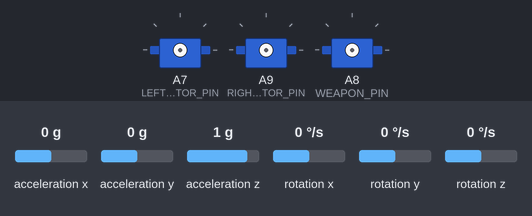
Recording of a sketch running on a simulated Arduino Mega 2560, built with avr-gcc and run on an emulated ATmega2560. Parts: 3 × servo. The test bench sets the inputs (shaded band); at power-on: acceleration x 0 g, acceleration y 0 g, acceleration z 1 g, rotation x 0 °/s, rotation y 0 °/s, rotation z 0 °/s. What the sketch prints to the serial monitor is not drawn.

Above: at 0.1 s.
At 6.6 s:
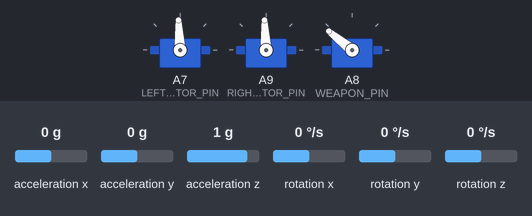
At 8.4 s:
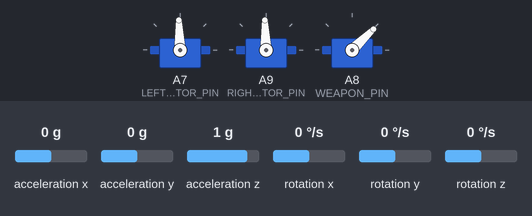
8.5 s: acceleration x set to 0.8 g
11.5 s: acceleration y set to 0.8 g
Timing chart, 0 to 14.5 s (numbered marks = the images above; inputs shaded):
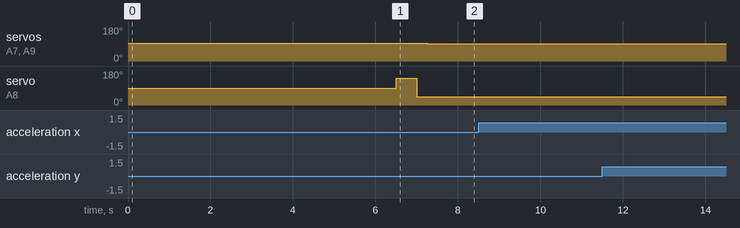

Measured:
- after the input at 8.5 s, every drawn part: stays the same
- after the input at 11.5 s, every drawn part: stays the same

The sketch:

main.ino
```cpp
#include <Arduino.h>
#include <Servo.h>
#include "Wire.h"
#include <MPU6050_light.h>

// rx vals
#define RCPinForward A3
#define RCPinTurn A0
#define RCPinWeapon A1
#define ZERO_POINT_SIGNAL 1510
// motor vals
// signal to arm the motor, must be sent on startup.
#define ARM_SIGNAL 1500
#define ARM_DURATION 5000 // milliseconds
#define LEFT_MOTOR_PIN A7
#define RIGHT_MOTOR_PIN A9
#define WEAPON_PIN A8
#define MOTOR_MAX_MS 2000
#define MOTOR_MIN_MS 1000
const int motorPulseRange = MOTOR_MAX_MS - MOTOR_MIN_MS;
// servo handles PWM
Servo left_esc;
Servo right_esc;
Servo weapon_esc;

MPU6050 mpu(Wire);


const bool debug = true;
bool weird_reciever_activity = false;

// struct to hold gamepad raw values in pwm signal units
typedef struct {
  volatile unsigned long startTime;
  volatile unsigned long pulseWidth;
} PWMInput;

// noramalized gamepad units.
typedef struct {
  double forward_command; // -1 to 1 of the signal
  double turn_command;
} JoystickCommand;

// the normalized drive signal that will be sent to the motors
typedef struct {
  double left_command;  // -1 to 1
  double right_command; // -1 to 1
} DriveSignal;

PWMInput inputForward;
PWMInput inputTurn;
PWMInput weaponSpeed;
JoystickCommand stick_command;
DriveSignal drive_signal;

bool imu_ok = true; // true if we are ok to use the imu, else just handle appropriately to preserve driver control function

void setup() {
  pinMode(RCPinForward, INPUT);
  pinMode(RCPinTurn, INPUT);
  stick_command.forward_command = 0;
  stick_command.turn_command = 0;

  attachInterrupt(digitalPinToInterrupt(RCPinForward), handleInterruptForward, CHANGE);
  attachInterrupt(digitalPinToInterrupt(RCPinTurn), handleInterruptTurn, CHANGE);
  attachInterrupt(digitalPinToInterrupt(RCPinWeapon), handleInterruptWeaponSpeed, CHANGE);

  Wire.begin();
  byte status = mpu.begin();
  Serial.print(F("MPU6050 status: "));
  Serial.println(status);

  if (status != 0) {
    imu_ok = false;
  }
  Serial.println(F("Calculating offsets, do not move MPU6050"));
  // mpu.upsideDownMounting = true; // uncomment this line if the MPU6050 is mounted upside-down
  mpu.calcOffsets(); // gyro and accel

  Serial.println("Done!\n");
  delay(500);

  initialize_esc();
  if (debug) {
    Serial.begin(9600);
  }
}


void loop() {
  update_imu_safe();

  noInterrupts();
  unsigned long pulseWidthForward = inputForward.pulseWidth;
  unsigned long pulseWidthTurn = inputTurn.pulseWidth;
  interrupts();
  if (pulseWidthForward < 1000) {
    weird_reciever_activity = true;
  }
  if (!weird_reciever_activity) {
    reciever_to_command(pulseWidthForward,pulseWidthTurn);
    weapon_esc.writeMicroseconds(weaponSpeed.pulseWidth);
  } else {
    reciever_to_command(1500, 1500);
    weapon_esc.writeMicroseconds(1000);
  }
  tank_steering_normalized();


  write_motor_signal(drive_signal.left_command, drive_signal.right_command);


  if (debug) {
    if (imu_ok) {
      Serial.print("X : ");
      Serial.print(mpu.getAngleX());
      Serial.print("\tY : ");
      Serial.print(mpu.getAngleY());
      Serial.print("\tZ : ");
      Serial.print(mpu.getAngleZ());
      Serial.print("  ");
    }
    Serial.print("pulse width forward: ");
    Serial.print(pulseWidthForward);
    Serial.print(" pulse width turn: ");
    Serial.print(pulseWidthTurn);
    Serial.print(" pulse width weapon: ");
    Serial.print(weaponSpeed.pulseWidth);
    Serial.print("\t");
    Serial.print("Forward/Backward signal: ");
    Serial.print(stick_command.forward_command);
    Serial.print(" | Turn signal: ");
    Serial.print(stick_command.turn_command);
    Serial.print("\t weird reciever activity: ");
    Serial.println(weird_reciever_activity);
    delay(100); // Small delay to prevent flooding the serial output.
  }
  weird_reciever_activity = false;

}


void handleInterruptForward() {
  unsigned long currentTime = micros();
  if (digitalRead(RCPinForward) == HIGH) {
    inputForward.startTime = currentTime;
  } else {
    inputForward.pulseWidth = currentTime - inputForward.startTime;
  }
}

void handleInterruptTurn() {
  unsigned long currentTime = micros();
  if (digitalRead(RCPinTurn) == HIGH) {
    inputTurn.startTime = currentTime;
  } else {
    inputTurn.pulseWidth = currentTime - inputTurn.startTime;
  }
}

void handleInterruptWeaponSpeed() {
  unsigned long currentTime = micros();
  if (digitalRead(RCPinWeapon) == HIGH) {
    weaponSpeed.startTime = currentTime;
  } else {
    weaponSpeed.pulseWidth = currentTime - weaponSpeed.startTime;
  }
}

void reciever_to_command(unsigned long pulseWidthForward, unsigned long pulseWidthTurn) {
  stick_command.forward_command = (double)((long)pulseWidthForward - ZERO_POINT_SIGNAL) / 495.0;
  stick_command.turn_command = ((double)((long)pulseWidthTurn - ZERO_POINT_SIGNAL) / 500.0) + 0.02;
}

void tank_steering_normalized() {
  // turning is negative so subtracting from the left and adding to the right will make it turn to the left and vice cersa
  drive_signal.left_command = stick_command.forward_command + stick_command.turn_command;
  drive_signal.right_command = stick_command.forward_command - stick_command.turn_command;
}

// initialize the speed controllers and follow setup routine.
void initialize_esc() {
  left_esc.attach(LEFT_MOTOR_PIN);
  right_esc.attach(RIGHT_MOTOR_PIN);
  weapon_esc.attach(WEAPON_PIN);
  left_esc.writeMicroseconds(ARM_SIGNAL);
  right_esc.writeMicroseconds(ARM_SIGNAL);
  delay(ARM_DURATION);
  weapon_esc.writeMicroseconds(MOTOR_MAX_MS);
  delay(500);
  weapon_esc.write(MOTOR_MIN_MS);
  delay(250);
}

void write_motor_signal(double left_normalized, double right_normalized) {

  int left_pwm = mapNormalizedCommandToMicroseconds(left_normalized);
  int right_pwm = mapNormalizedCommandToMicroseconds(right_normalized);

  if (debug) {
    Serial.println("actual motor PWM: ");
    Serial.println(left_pwm);
    Serial.println(right_pwm);
  }
  left_esc.writeMicroseconds(left_pwm);
  right_esc.writeMicroseconds(right_pwm);
}

// maps a -1 to 1 motor command into the appropriate range for our system.
int mapNormalizedCommandToMicroseconds(double normalized_command) {

  // if the command is really far out the reciever disconnected thus we rshoudl zero it.

  if (normalized_command > 1.0) normalized_command = 1.0;
  if (normalized_command < -1.0) normalized_command = -1.0;

  // Midpoint for the motor's pulse width
  const double motorMidPoint = (MOTOR_MAX_MS + MOTOR_MIN_MS) / 2.0;

  // Now map the command to the motor's pulse width.
  double pulseWidth = motorMidPoint + (normalized_command * motorPulseRange / 2.0);

  return (int) pulseWidth;
}

double LPF(double value, double previous_value, double a) {
  return (a * previous_value) + (1-a) * value;
}

void update_imu_safe() {
  if (imu_ok) {
    mpu.update();
  }
}
```
